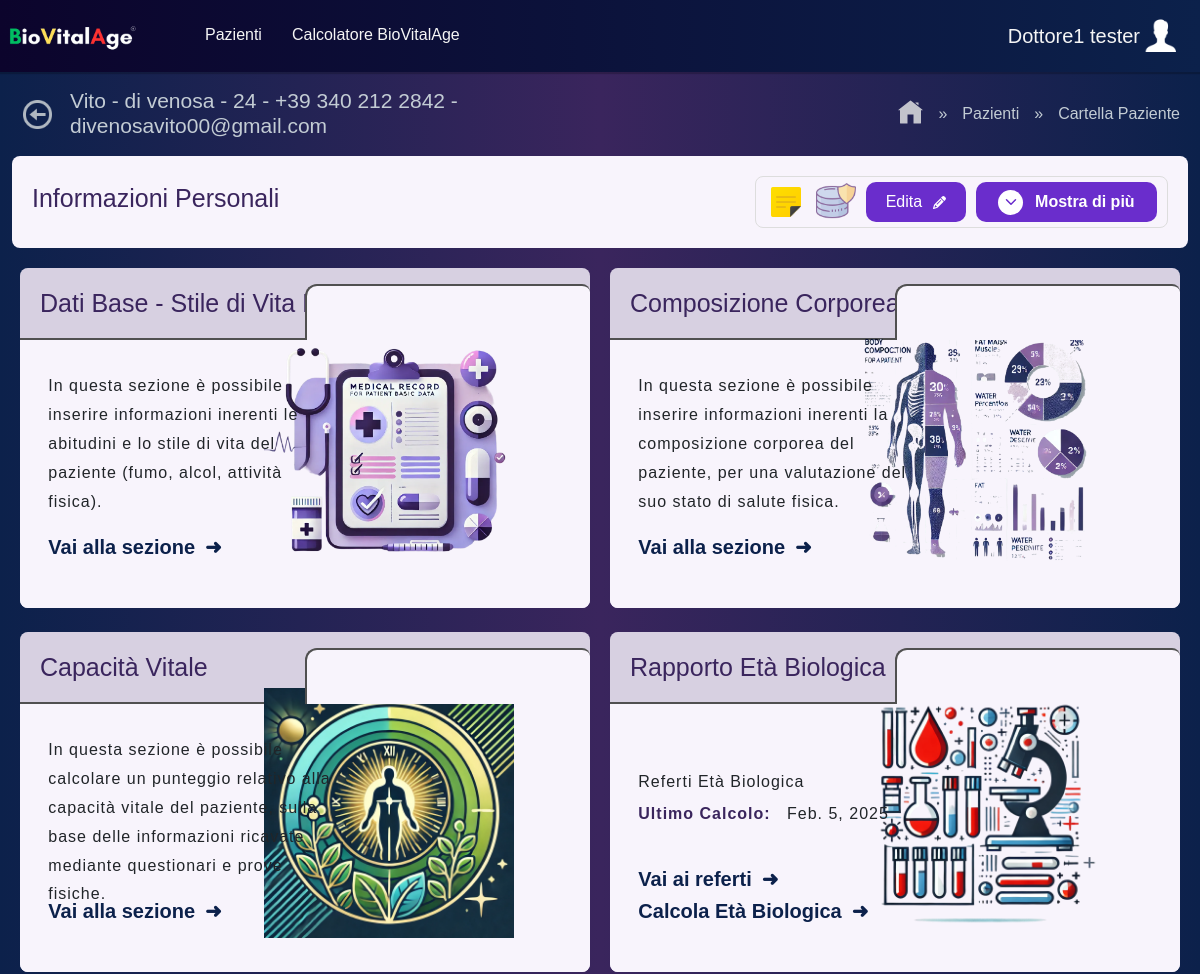
Page /CartellaPaziente/38/ (signed in, upper part) on the earlier database version.
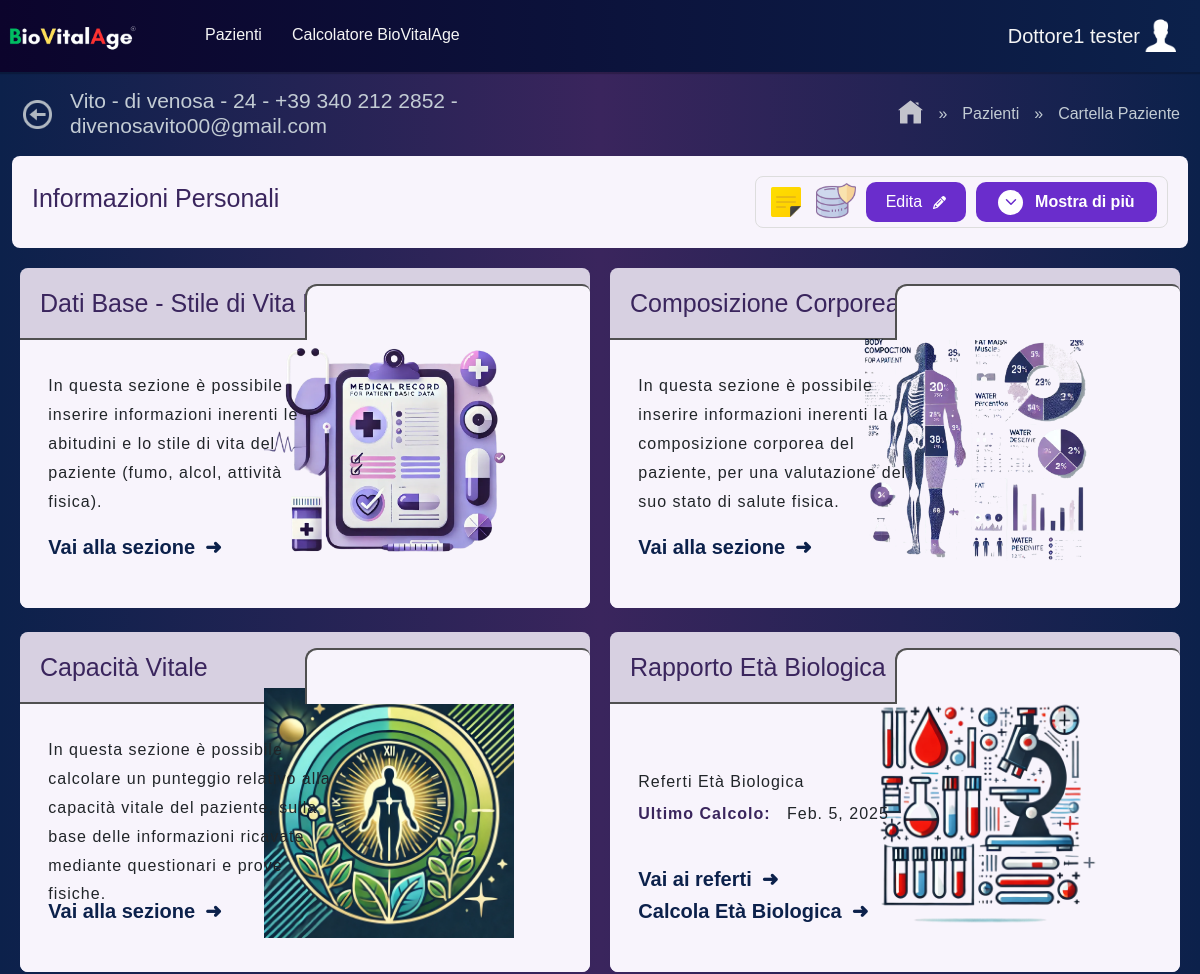
Same page on the later database version.
### BioVitalAge/models.py (models this page shows, shortened)
class TabellaPazienti(models.Model):
    dottore = models.ForeignKey(
        UtentiRegistratiCredenziali,
        on_delete=models.CASCADE,
        related_name='pazienti',
        null=True
    )
    name = models.CharField(max_length=50, null=True, blank=True)
    surname = models.CharField(max_length=50, null=True, blank=True)
    email = models.CharField(max_length=100, null=True, blank=True)
    phone = models.CharField(max_length=20, null=True, blank=True)
    dob = models.DateField(null=True, blank=True)
    gender = models.CharField(max_length=1, null=True, blank=True, choices=[('M', 'Male'), ('F', 'Female')])
    cap = models.CharField(max_length=5, null=True, blank=True)
    province = models.CharField(max_length=100, null=True, blank=True)
    place_of_birth = models.CharField(max_length=100, null=True, blank=True)
    codice_fiscale = models.CharField(max_length=16, null=True, blank=True, unique=True)
    chronological_age = models.IntegerField(null=True, blank=True)
    blood_group = models.CharField(max_length=3, null=True, blank=True)
    rh_factor = models.CharField(max_length=3, null=True, blank=True)
    pressure_min = models.CharField(max_length=100, null=True, blank=True)
    pressure_max = models.CharField(max_length=100, null=True, blank=True)
    heart_rate = models.CharField(max_length=100, null=True, blank=True)
    associate_staff = models.CharField(max_length=100, null=True, blank=True)
    lastVisit = models.DateField(null=True, blank=True)
    upcomingVisit = models.DateField(null=True, blank=True)
    grasso = models.CharField(max_length=100, null=True, blank=True)
    acqua = models.CharField(max_length=100, null=True, blank=True)
    massa_muscolare = models.CharField(max_length=100, null=True, blank=True)
    massa_ossea = models.CharField(max_length=100, null=True, blank=True)
    bmr = models.CharField(max_length=100, null=True, blank=True)
    eta_metabolica = models.CharField(max_length=100, null=True, blank=True)
    grasso_viscerale = models.CharField(max_length=100, null=True, blank=True)
    whr = models.CharField(max_length=100, null=True, blank=True)
    whtr = models.CharField(max_length=100, null=True, blank=True)
    punteggio_fisico = models.CharField(max_length=100, null=True, blank=True)
    height = models.FloatField(help_text="Height in cm", null=True)
    weight = models.FloatField(help_text="Weight in kg", null=True)
    bmi = models.FloatField(help_text="Body Mass Index", null=True)
    bmi_detection_date = models.DateField( null=True)
    girth_value = models.FloatField(help_text="Girth value in cm", null=True)
    girth_notes = models.TextField(blank=True, null=True)
    girth_date = models.DateField( null=True)
    alcol = models.IntegerField(null=True, blank=True)
    alcol_type = models.CharField(max_length=255, null=True, blank=True)
    data_alcol = models.DateField(null=True, blank=True)
    alcol_frequency = models.CharField(max_length=255, null=True, blank=True)
    smoke = models.IntegerField(null=True, blank=True)
    smoke_frequency = models.CharField(max_length=100, blank=True, null=True)
    reduced_intake = models.CharField(max_length=100, blank=True, null=True)
    sport = models.CharField(default=False, max_length=100, null=True)
    sport_livello = models.CharField(max_length=100, blank=True, null=True)
    sport_frequency = models.CharField(max_length=100, blank=True, null=True)
    attivita_sedentaria = models.CharField(default=False, max_length=100, null=True)
    livello_sedentarieta = models.CharField(max_length=100, blank=True, null=True)
    sedentarieta_nota = models.TextField(blank=True, null=True)

### BioVitalAge/views.py (the view)
# urls.py: path("CartellaPaziente/<int:id>/", views.CartellaPazienteView.as_view(), name="cartella_paziente"),
class CartellaPazienteView(View):
    def get(self, request, id):
        dottore_id = request.session.get('dottore_id')
        dottore = get_object_or_404(UtentiRegistratiCredenziali, id=dottore_id)
        persona = get_object_or_404(TabellaPazienti, id=id)
        referti_recenti = persona.referti.all().order_by('-data_referto')
        dati_estesi = DatiEstesiReferti.objects.filter(referto__in=referti_recenti)
        ultimo_referto = referti_recenti.first() if referti_recenti else None
        dati_estesi_ultimo_referto = None
        if ultimo_referto:
            dati_estesi_ultimo_referto = DatiEstesiReferti.objects.filter(referto=ultimo_referto).first()
        visite = ElencoVisitePaziente.objects.all()
        context = {
            'persona': persona,
            'referti_recenti': referti_recenti,
            'dati_estesi': dati_estesi,
            'ultimo_referto': ultimo_referto,
            'dati_estesi_ultimo_referto': dati_estesi_ultimo_referto,
            'dottore' : dottore,
            'visite': visite,
        }
        return render(request, "includes/cartellaPaziente.html", context)

### BioVitalAge/models.py (called while the page is built)
    def __str__(self):
        return f'{self.nome} {self.cognome}'

### BioVitalAge/templates/includes/cartellaPaziente.html (shortened to what the changed rows need)
{% load static %}
<!DOCTYPE html>
<html lang="en">
<head>
    <link rel="stylesheet" href="{% static 'includes/css/Componenti.css' %}">
    <link rel="stylesheet" href="{% static 'includes/css/cartellaPaziente.css' %}">
    <link rel="stylesheet" href="{% static 'includes/css/homePage.css' %}">
    <link href="https://cdn.jsdelivr.net/npm/bootstrap@5.3.0-alpha1/dist/css/bootstrap.min.css" rel="stylesheet">
</head>
<body>
    <main>
        <div class="main-title-nav">
            <div class="back-tittle">
                <a id="back" href="{% url 'Risultati' %}"><img src="{% static 'includes/icone/arrowBack.png' %}" ></a>
                <h2 class="main-welcome-title">
                    {{ persona.name }} -
                    {{ persona.surname }} -
                    {{ persona.chronological_age }}
                    {% if persona.phone and persona.email %}
                      - {{ persona.phone }} - {{ persona.email }}
                    {% endif %}
                </h2>
            </div>
        </div>
    </main>
</body>
</html>

Differences in the rows shown:
changed TabellaPazienti "Vito": phone "+39 340 212 2842" → "+39 340 212 2852"
